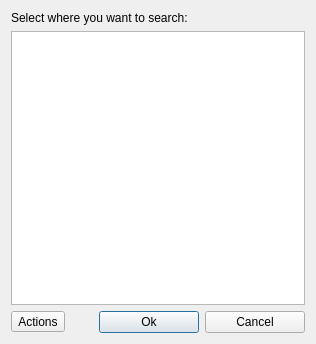
<?xml version="1.0" encoding="UTF-8"?>
<ui version="4.0">
 <class>SearchVideosCustomizeImpl</class>
 <widget class="QDialog" name="SearchVideosCustomizeImpl">
  <property name="geometry">
   <rect>
    <x>0</x>
    <y>0</y>
    <width>316</width>
    <height>344</height>
   </rect>
  </property>
  <property name="windowTitle">
   <string>Custom search</string>
  </property>
  <layout class="QGridLayout" name="gridLayout">
   <item row="0" column="0" colspan="4">
    <widget class="QLabel" name="label">
     <property name="text">
      <string>Select where you want to search:</string>
     </property>
    </widget>
   </item>
   <item row="1" column="0" colspan="4">
    <widget class="QTreeWidget" name="lsvServices">
     <property name="rootIsDecorated">
      <bool>false</bool>
     </property>
     <property name="uniformRowHeights">
      <bool>true</bool>
     </property>
     <property name="itemsExpandable">
      <bool>false</bool>
     </property>
     <property name="headerHidden">
      <bool>true</bool>
     </property>
     <column>
      <property name="text">
       <string notr="true">1</string>
      </property>
     </column>
    </widget>
   </item>
   <item row="2" column="1">
    <spacer name="horizontalSpacer">
     <property name="orientation">
      <enum>Qt::Horizontal</enum>
     </property>
     <property name="sizeHint" stdset="0">
      <size>
       <width>29</width>
       <height>20</height>
      </size>
     </property>
    </spacer>
   </item>
   <item row="2" column="2">
    <widget class="QPushButton" name="pushButton">
     <property name="minimumSize">
      <size>
       <width>100</width>
       <height>0</height>
      </size>
     </property>
     <property name="text">
      <string>Ok</string>
     </property>
     <property name="default">
      <bool>true</bool>
     </property>
    </widget>
   </item>
   <item row="2" column="3">
    <widget class="QPushButton" name="pushButton_2">
     <property name="minimumSize">
      <size>
       <width>100</width>
       <height>0</height>
      </size>
     </property>
     <property name="text">
      <string>Cancel</string>
     </property>
    </widget>
   </item>
   <item row="2" column="0">
    <widget class="QToolButton" name="spbActions">
     <property name="text">
      <string>Actions</string>
     </property>
     <property name="popupMode">
      <enum>QToolButton::InstantPopup</enum>
     </property>
    </widget>
   </item>
  </layout>
  <action name="actCheckAll">
   <property name="text">
    <string>Check All</string>
   </property>
  </action>
  <action name="actUncheckAll">
   <property name="text">
    <string>Uncheck all</string>
   </property>
  </action>
  <action name="actInvertSelection">
   <property name="text">
    <string>Invert selection</string>
   </property>
  </action>
 </widget>
 <resources/>
 <connections>
  <connection>
   <sender>pushButton</sender>
   <signal>clicked()</signal>
   <receiver>SearchVideosCustomizeImpl</receiver>
   <slot>accept()</slot>
   <hints>
    <hint type="sourcelabel">
     <x>112</x>
     <y>326</y>
    </hint>
    <hint type="destinationlabel">
     <x>19</x>
     <y>308</y>
    </hint>
   </hints>
  </connection>
  <connection>
   <sender>pushButton_2</sender>
   <signal>clicked()</signal>
   <receiver>SearchVideosCustomizeImpl</receiver>
   <slot>reject()</slot>
   <hints>
    <hint type="sourcelabel">
     <x>197</x>
     <y>327</y>
    </hint>
    <hint type="destinationlabel">
     <x>45</x>
     <y>315</y>
    </hint>
   </hints>
  </connection>
 </connections>
</ui>
